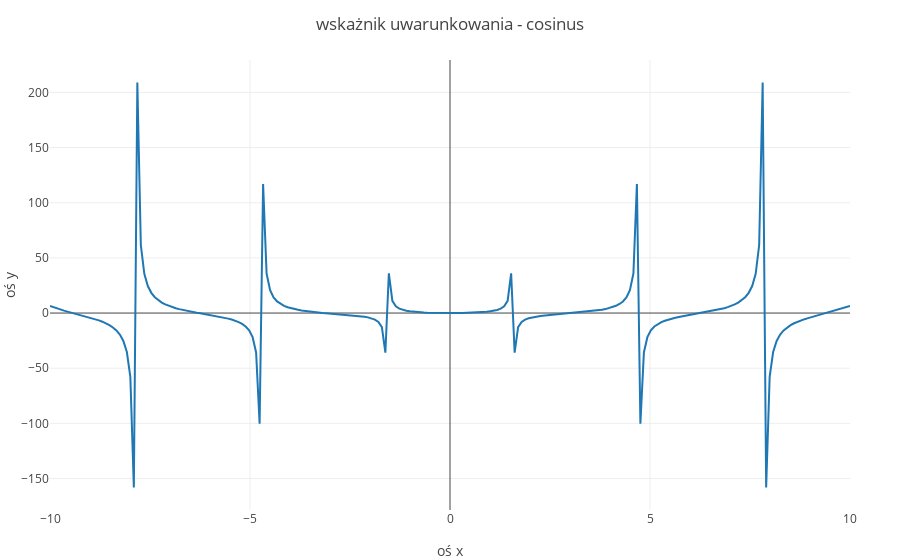

Notebook code cell kept with this figure:
### Code cell
x = range(-10; stop=10, length=230); y = x.*sin.(x)./cos.(x);

pp2 = plot(x,y,leg=false, Layout( title="wskażnik uwarunkowania - cosinus", 
            xaxis=attr(title="oś x"),
            yaxis=attr(title="oś y")))

### Figure 1 — Plotly figure (JSON) as saved in the notebook; plotly's stock layout.template omitted (floating-point values rounded to 4 significant figures; data arrays with more than 128 entries replaced by an {"elided": "..."} marker saying what was removed)
{"data": [{"leg": false, "type": "scatter", "x": {"elided": "230 float values"}, "y": {"elided": "230 float values"}}], "layout": {"margin": {"b": 50, "l": 50, "r": 50, "t": 60}, "title": "wskażnik uwarunkowania - cosinus", "xaxis": {"title": "oś x"}, "yaxis": {"title": "oś y"}}}
